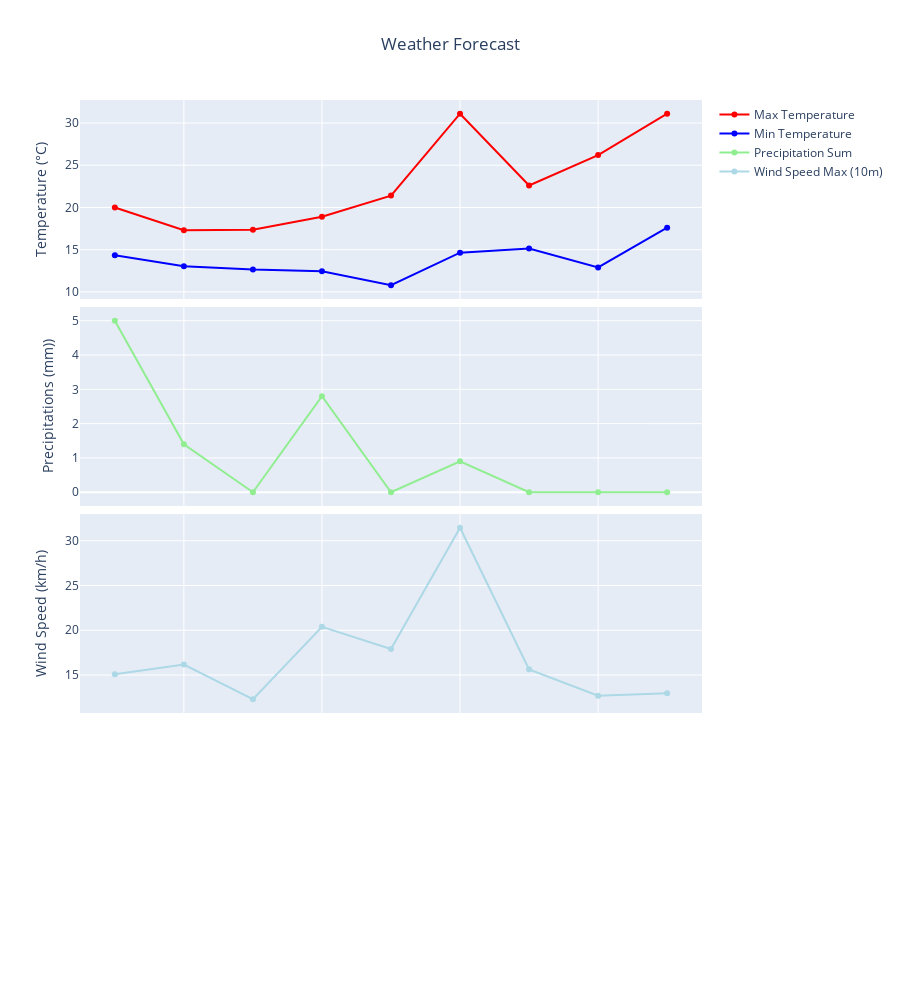

Write notebook code for a chart like this one.
### Code cell
fig = go.Figure()

# Create a subplot layout: 4 rows, 1 column, shared x-axis
fig = make_subplots(rows=4, cols=1, shared_xaxes=True, vertical_spacing=0.01)

# Add the max temperature line with hover info
fig.add_trace(go.Scatter(x=daily_data['date'], y=daily_data['temperature_2m_max'].round(2),
                         mode='lines+markers',  # Added markers for better visibility on hover
                         name='Max Temperature',
                         line=dict(color='red'),
                         hoverinfo='x+y',  # Shows both date and temperature on hover
                         hovertemplate='Date: %{x}<br>MaxTemperature: %{y}°C<extra></extra>',  # Custom hover text
                         showlegend=True  # Show the legend
                        ), row=1, col=1)

# Add the min temperature line with hover info
fig.add_trace(go.Scatter(x=daily_data['date'], y=daily_data['temperature_2m_min'].round(2),
                         mode='lines+markers',  # Added markers for better visibility on hover
                         name='Min Temperature',
                         line=dict(color='blue'),
                         hoverinfo='x+y',  # Shows both date and temperature on hover
                         hovertemplate='Date: %{x}<br>Min Temperature: %{y}°C<extra></extra>',  # Custom hover text
                         showlegend=True  # Show the legend
                        ), row=1, col=1)


fig.add_trace(go.Scatter(x=daily_data['date'], y=daily_data['precipitation_sum'],
                         mode='lines+markers',
                         name='Precipitation Sum',
                         line=dict(color='lightgreen'),
                         hoverinfo='x+y',
                         hovertemplate='Date: %{x}<br>Precipitation: %{y}mm<extra></extra>'),
              row=2, col=1)

fig.add_trace(go.Scatter(x=daily_data['date'], y=daily_data['wind_speed_10m_max'].round(2),
                         mode='lines+markers',
                         name='Wind Speed Max (10m)',
                         line=dict(color='lightblue'),
                         hoverinfo='x+y',
                         hovertemplate='Date: %{x}<br>Wind Speed: %{y}Km/h<extra></extra>'),
              row=3, col=1)

# Update y-axes titles
fig.update_yaxes(title_text="Temperature (°C)", row=1, col=1)
fig.update_yaxes(title_text="Precipitations (mm))", row=2, col=1)
fig.update_yaxes(title_text="Wind Speed (km/h)", row=3, col=1)

# Update layout (optional adjustments)
fig.update_layout(height=1000, title_text="Weather Forecast", title_x=0.5)

# Show the plot
fig.show()

### Figure 1 — Plotly figure (JSON) as saved in the notebook; plotly's stock layout.template omitted (floating-point values rounded to 4 significant figures)
{"data": [{"hoverinfo": "x+y", "hovertemplate": "Date: %{x}<br>MaxTemperature: %{y}°C<extra></extra>", "line": {"color": "red"}, "mode": "lines+markers", "name": "Max Temperature", "showlegend": true, "type": "scatter", "x": ["2024-07-01T00:00:00+00:00", "2024-07-02T00:00:00+00:00", "2024-07-03T00:00:00+00:00", "2024-07-04T00:00:00+00:00", "2024-07-05T00:00:00+00:00", "2024-07-06T00:00:00+00:00", "2024-07-07T00:00:00+00:00", "2024-07-08T00:00:00+00:00", "2024-07-09T00:00:00+00:00"], "xaxis": "x", "y": [20, 17.3, 17.35, 18.9, 21.4, 31.1, 22.6, 26.2, 31.1], "yaxis": "y"}, {"hoverinfo": "x+y", "hovertemplate": "Date: %{x}<br>Min Temperature: %{y}°C<extra></extra>", "line": {"color": "blue"}, "mode": "lines+markers", "name": "Min Temperature", "showlegend": true, "type": "scatter", "x": ["2024-07-01T00:00:00+00:00", "2024-07-02T00:00:00+00:00", "2024-07-03T00:00:00+00:00", "2024-07-04T00:00:00+00:00", "2024-07-05T00:00:00+00:00", "2024-07-06T00:00:00+00:00", "2024-07-07T00:00:00+00:00", "2024-07-08T00:00:00+00:00", "2024-07-09T00:00:00+00:00"], "xaxis": "x", "y": [14.35, 13.05, 12.65, 12.45, 10.8, 14.65, 15.15, 12.9, 17.6], "yaxis": "y"}, {"hoverinfo": "x+y", "hovertemplate": "Date: %{x}<br>Precipitation: %{y}mm<extra></extra>", "line": {"color": "lightgreen"}, "mode": "lines+markers", "name": "Precipitation Sum", "type": "scatter", "x": ["2024-07-01T00:00:00+00:00", "2024-07-02T00:00:00+00:00", "2024-07-03T00:00:00+00:00", "2024-07-04T00:00:00+00:00", "2024-07-05T00:00:00+00:00", "2024-07-06T00:00:00+00:00", "2024-07-07T00:00:00+00:00", "2024-07-08T00:00:00+00:00", "2024-07-09T00:00:00+00:00"], "xaxis": "x2", "y": [5.0, 1.4, 0, 2.8, 0, 0.9, 0, 0, 0], "yaxis": "y2"}, {"hoverinfo": "x+y", "hovertemplate": "Date: %{x}<br>Wind Speed: %{y}Km/h<extra></extra>", "line": {"color": "lightblue"}, "mode": "lines+markers", "name": "Wind Speed Max (10m)", "type": "scatter", "x": ["2024-07-01T00:00:00+00:00", "2024-07-02T00:00:00+00:00", "2024-07-03T00:00:00+00:00", "2024-07-04T00:00:00+00:00", "2024-07-05T00:00:00+00:00", "2024-07-06T00:00:00+00:00", "2024-07-07T00:00:00+00:00", "2024-07-08T00:00:00+00:00", "2024-07-09T00:00:00+00:00"], "xaxis": "x3", "y": [15.08, 16.17, 12.29, 20.38, 17.91, 31.45, 15.63, 12.68, 12.96], "yaxis": "y3"}], "layout": {"height": 1000, "title": {"text": "Weather Forecast", "x": 0.5}, "xaxis": {"anchor": "y", "domain": [0, 1], "matches": "x4", "showticklabels": false}, "xaxis2": {"anchor": "y2", "domain": [0, 1], "matches": "x4", "showticklabels": false}, "xaxis3": {"anchor": "y3", "domain": [0, 1], "matches": "x4", "showticklabels": false}, "xaxis4": {"anchor": "y4", "domain": [0, 1]}, "yaxis": {"anchor": "x", "domain": [0.7575, 1], "title": {"text": "Temperature (°C)"}}, "yaxis2": {"anchor": "x2", "domain": [0.505, 0.7475], "title": {"text": "Precipitations (mm))"}}, "yaxis3": {"anchor": "x3", "domain": [0.2525, 0.495], "title": {"text": "Wind Speed (km/h)"}}, "yaxis4": {"anchor": "x4", "domain": [0, 0.2425]}}}
